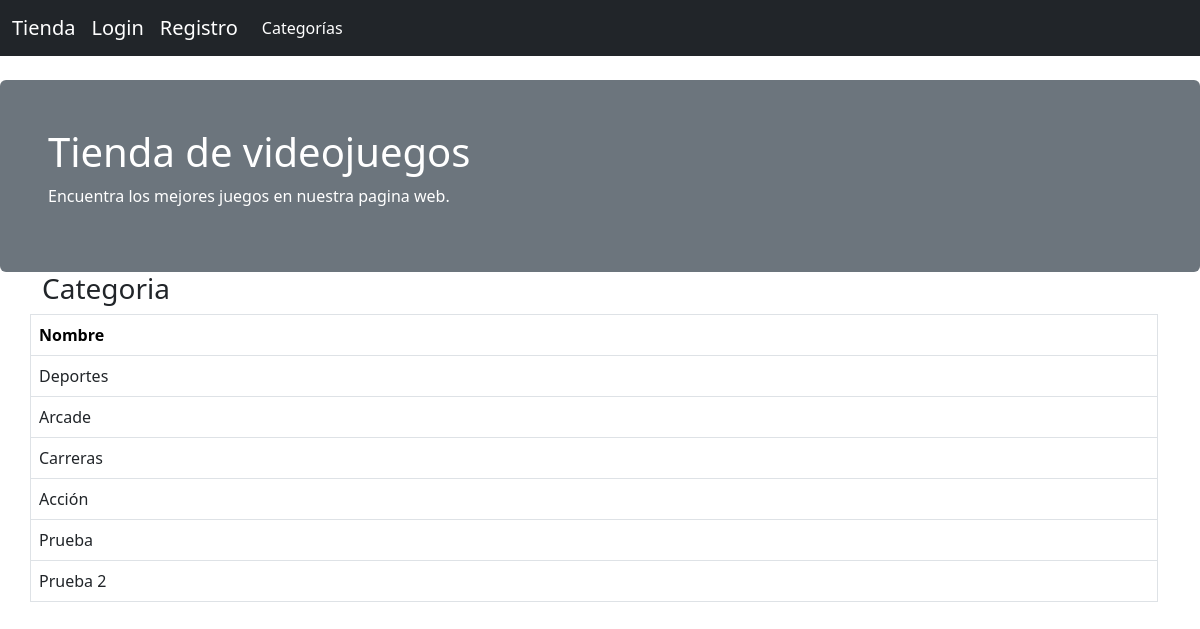
/categorias, run on an earlier commit of the app's database.
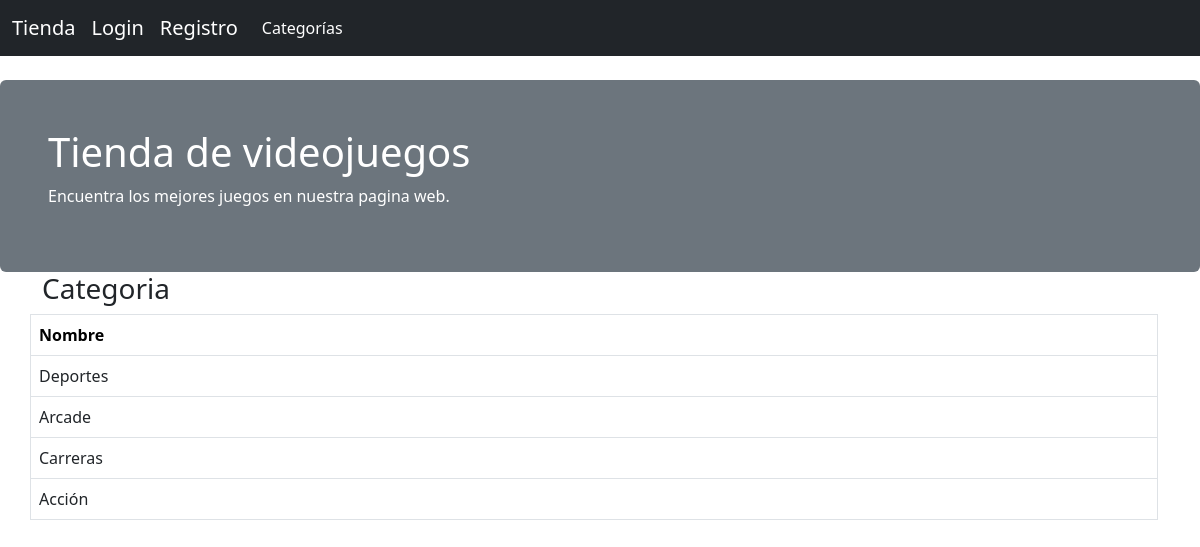
And on a later commit of the database.
### application/model.py (models this page shows, shortened)
class Categorias(db.Model) :
    __tablename__ = 'categorias'
    id = Column(Integer, primary_key=True)
    nombre = Column(String(100), unique=True)
    articulos = relationship('Articulos', cascade='all, delete-orphan', backref='Categorias', lazy='dynamic')

### application/app.py (the view)
@app.route('/categorias')
def categorias() :
    categorias = Categorias.query.all()
    return render_template('categorias.html', categorias = categorias)

### application/app.py (called while the page is built)
@app.context_processor
def contar_carrito() :
    if not current_user.is_authenticated :
        return {'num_articulos' : 0}
    if request.cookies.get(str(current_user.id)) is None :
        return {'num_articulos' : 0}
    else :
        datos = json.loads(request.cookies.get(str(current_user.id)))
        return {'num_articulos' : len(datos)}

### application/templates/categorias.html (shortened to what this page needs)
{% extends "base2.html" %}
{% block contenido %}
    <div class="container">
        <div class="row">
            <h3>Categoria</h3>
            <div class="list-group">
                <table class="table table-bordered">
                    <tr>
                        <th>Nombre</th>
                    </tr>
                    {% for cat in categorias %}
                        <tr>
                            <td><a href="{{url_for('inicio',id = cat.id)}}" class="text-decoration-none text-dark">{{cat.nombre}}</a></td>
                        </tr>
                    {% endfor %}
                </table>
            </div>
        </div>
    </div>
{% endblock contenido %}

What changed in the data, as far as the page shows it:
removed Categorias: nombre "Prueba"
removed Categorias: nombre "Prueba 2"
